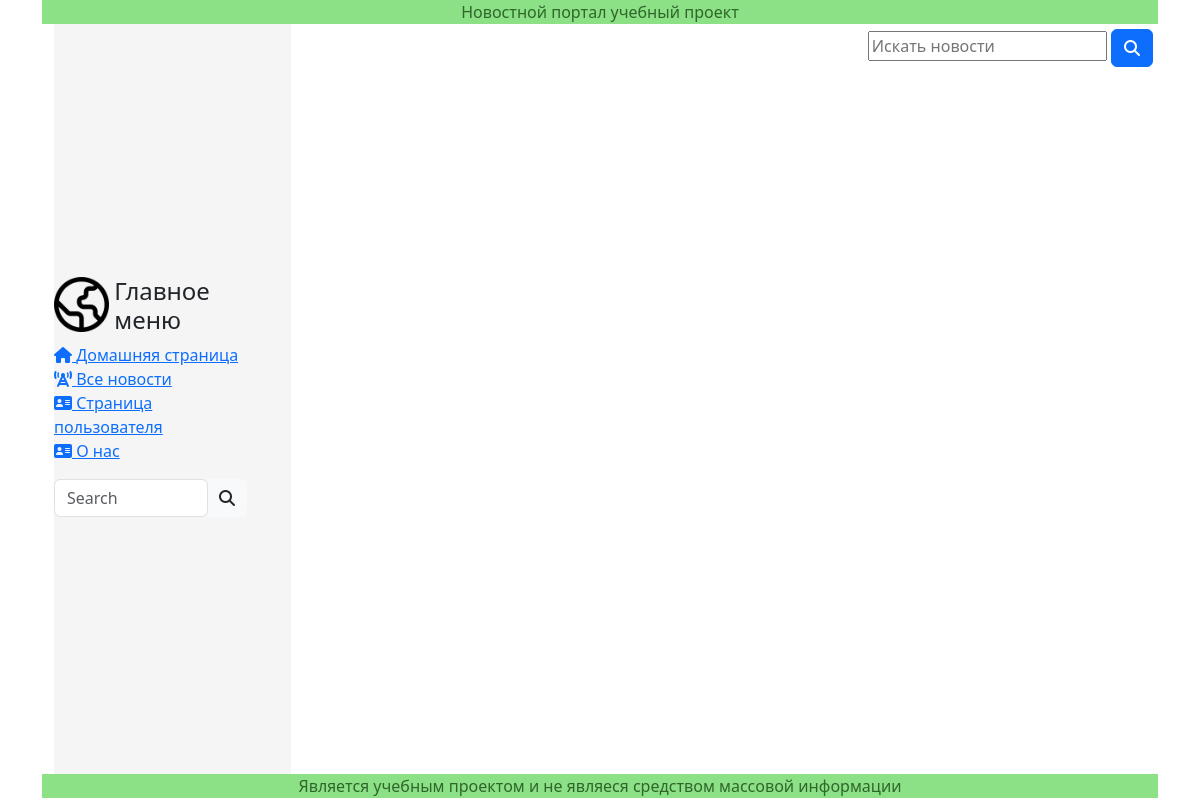
The app's page /news/news/, older data.
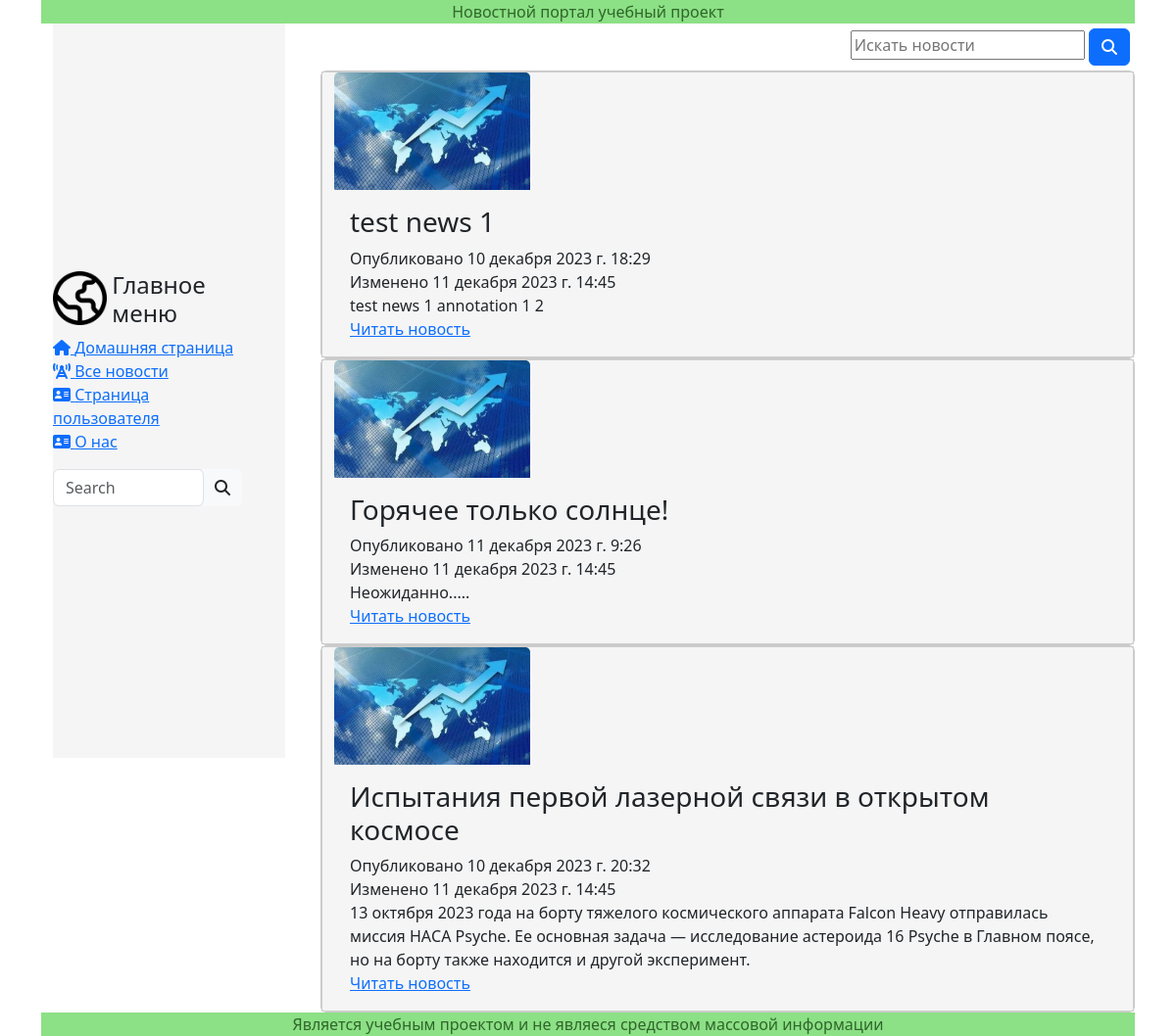
The same page, newer data.
### news/models.py (models this page shows, shortened)
class Article(models.Model):
    categories = (('E', 'Экономика'),
                  ('S', 'Наука'),
                  ('IT', 'IT'),
                  ('SP', 'Спорт'),
                  ('N', 'Природа'),
                  ('W', 'Мировые новости'),
                  ('R', 'Региональные новости'),
                  ('C', 'Культура'),
                  ('R', 'Региональные новости'))
    author = models.ForeignKey(User, on_delete=models.SET_NULL, null=True, verbose_name='Автор')
    title = models.CharField('Название', max_length=120, default='')
    anouncement = models.TextField('Аннотация', max_length=250)
    text = models.TextField('Текст новости')
    date = models.DateTimeField('Дата публикации', auto_now_add=True)
    date_change = models.DateTimeField('Дата обновления', auto_now = True)
    category = models.CharField(choices=categories, max_length=20, verbose_name='Категория')
    tags = models.ManyToManyField(to=Tag, blank=True)
    def get_absolute_url(self):
        return f'/news/news/{self.id}'
    class Meta:
        ordering = ['title','date']
        verbose_name= 'Новость'
        verbose_name_plural='Новости'

### news/views.py (the view)
# urls.py: path('news/', views.news, name = 'news'),
def news(request):
    articles = Article.objects.all()
    context = {'articles':articles}
    return render(request, 'news/news.html', context)

### news/templates/news/news.html (shortened to what this page needs)
{% extends 'main/base.html' %}
    {% load static %}
{% block body %}
<link rel="stylesheet" href="https://ajax.googleapis.com/ajax/libs/jqueryui/1.11.4/themes/smoothness/jquery-ui.css">
<div class="margins5">
    <div class="row" align="right">
        <div class="search">
            <input id="search_news" placeholder="Искать новости">
            <button class="btn btn-primary">
                <i class="fas fa-search"></i>
            </button>
        </div>
    </div>
</div>
{% include 'news/news_list.html' %}
{% endblock %}

### news/templates/news/news_list.html (shortened to what this page needs)
<!DOCTYPE html>
{% load static %}
{% load bootstrap5 %}
<html lang="en">
<head>
  {% bootstrap_css %}
  <link rel="stylesheet" href="{% static 'main/css/style.css' %}" />
</head>
<body>
    {% for article in articles %}
    <div class="card" style="background-color:#f5f5f5">
        <div class="container-fluid" style="border:1px solid #cecece;">
            <img class="card-img-top" src="{% static 'main/img/news_pict_world.jpg' %}" alt="Мировые новости" style="width:200px;height:auto">
            <div class="card-body">
                <h3> {{ article.title }}  </h3>
                <p1> Опубликовано {{ article.date }} </p1> <br>
                <p1> Изменено {{ article.date_change }} </p1> <br>
                <p1> {{ article.anouncement }} </p1> <br>
                <a href="{{ article.get_absolute_url }}">Читать новость</a>
            </div>
        </div>
    </div>
    {% endfor %}
</body>
</html>

Row changes from the older to the newer data that the page shows:
added Article: title "test news 1", date "10 декабря 2023 г. 18:29", date_change "11 декабря 2023 г. 14:45", anouncement "test news 1 annotation 1 2"
added Article: title "Горячее только солнце!", date "11 декабря 2023 г. 9:26", date_change "11 декабря 2023 г. 14:45", anouncement "Неожиданно....."
added Article: title "Испытания первой лазерной связи в открытом космосе", date "10 декабря 2023 г. 20:32", date_change "11 декабря 2023 г. 14:45", anouncement "13 октября 2023 года на борту тяжелого космического аппарата Falcon Heavy отправилась миссия НАСА Psyche. Ее основная задача — исследование астероида 16 Psyche в Главном поясе, но на борту также находится и другой эксперимент."
